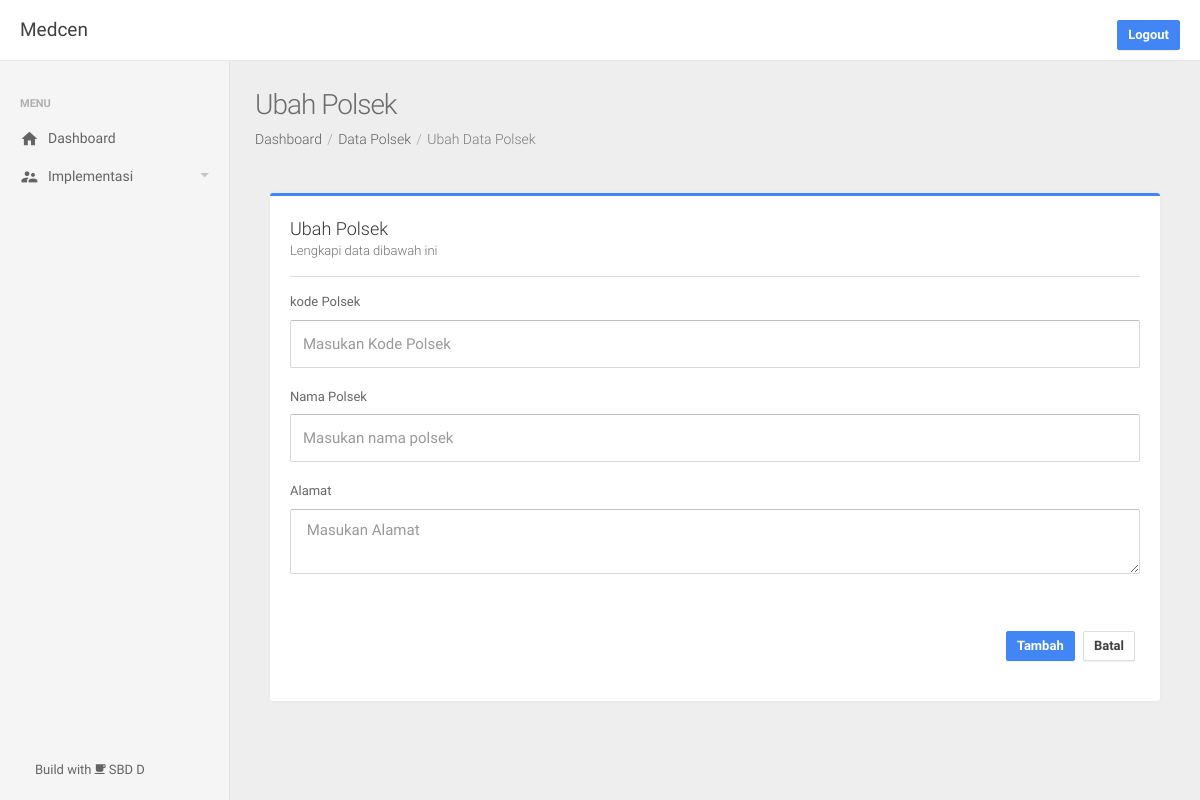
The app's page /polsek/9103/ubah/ (signed in), older data.
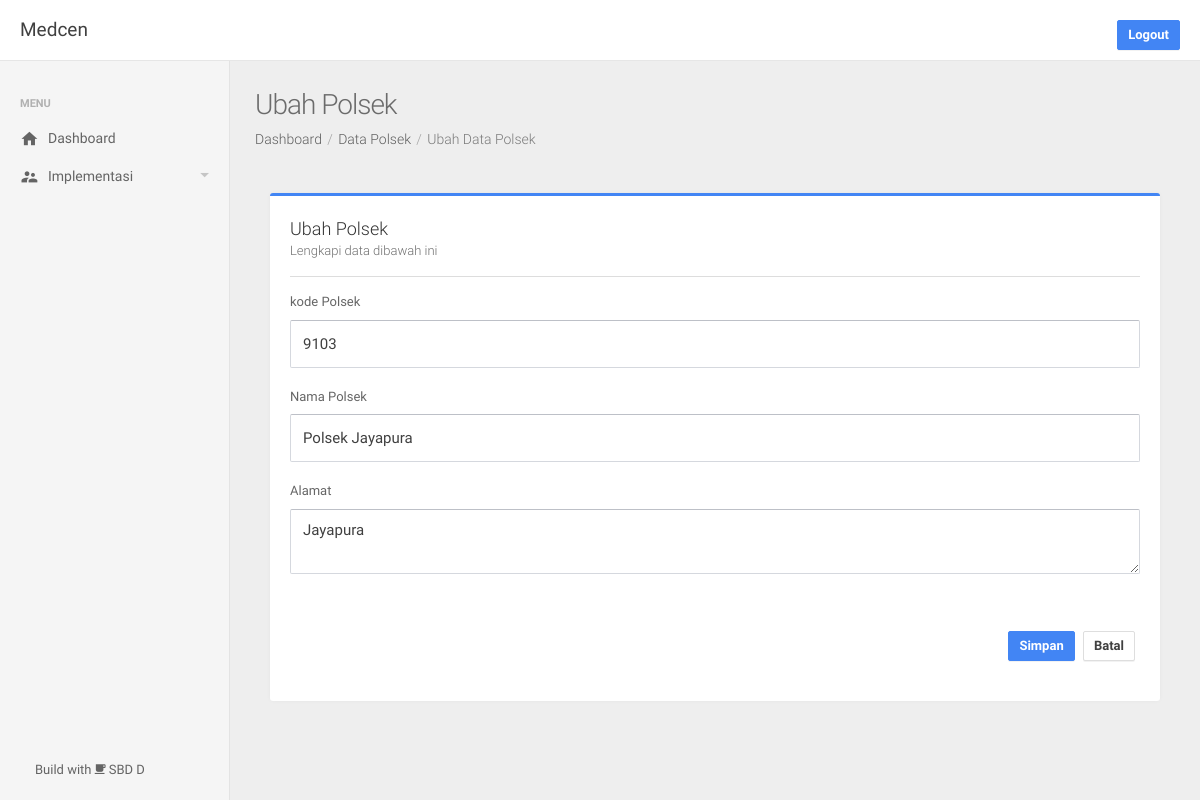
The same page, newer data.
### app/models.py (models this page shows)
class Polsek(db.Model):
    kodePolsek = db.Column(db.Integer, primary_key=True)
    namaPolsek = db.Column(db.String(100))
    alamatKantor = db.Column(db.String(100))

### app/routes.py (the view)
@app.route('/polsek/<kodePolsek>/ubah/', methods=['GET','POST'])
@login_required
def polsekEdit(kodePolsek):
    data = Polsek.query.filter_by(kodePolsek=kodePolsek).first()
    if request.method == 'POST':
        data.kodePolsek = request.form['kdPolsek']
        data.namaPolsek = request.form['namaPolsek']
        data.alamatKantor = request.form['alamat']
        db.session.add(data)
        db.session.commit()
        return redirect(url_for('polsek'))
    else:
        return render_template('polsek/polsekAdd.html', title='Ubah Polsek', submenu='dataPolsek' ,link1='Data Polsek', link2='Ubah Data Polsek', link3='polsek/', data=data)

### app/models.py (called while the page is built)
@login_manager.user_loader
def load_user(user_id):
    return User.query.get(int(user_id))

### app/templates/polsek/polsekAdd.html (shortened to what this page needs)
{% extends 'layout.html' %}
{% block styles %}
<link rel="stylesheet" type="text/css" href="{{ url_for ('static', filename='assets/lib/select2/css/select2.min.css') }}"/>
<link rel="stylesheet" type="text/css" href="{{ url_for ('static', filename='assets/lib/bootstrap-slider/css/bootstrap-slider.css') }}"/>
{% endblock styles %}
{% block content %}
<div class="col-sm-12">
    <div class="panel panel-default panel-border-color panel-border-color-primary">
      <div class="panel-heading panel-heading-divider">{{title}}<span class="panel-subtitle">Lengkapi data dibawah ini</span></div>
      <div class="panel-body">
        <form method="POST" data-parsley-validate="" novalidate="" enctype="multipart/form-data">
          <div class="form-group">
            <label>kode Polsek</label>
            <input type="text" maxlength="14" name="kdPolsek" placeholder="Masukan Kode Polsek" required="" autocomplete="off" class="form-control" value="{% if data %}{{data.kodePolsek}}{% endif %}">
          </div>
          <div class="form-group">
            <label>Nama Polsek</label>
            <input type="text" name="namaPolsek" parsley-trigger="change" required="" placeholder="Masukan nama polsek" autocomplete="off" class="form-control" value="{% if data %}{{data.namaPolsek}}{% endif %}">
          </div>
          <div class="form-group">
            <label>Alamat</label>
            <textarea name="alamat" class="form-control" required='' placeholder="{% if not data %} Masukan Alamat {% endif %}">{% if data %}{{data.alamatKantor}}{% endif %}</textarea>
          </div>
          <br><br>
          <p class="text-right">
            <button type="submit" class="btn btn-space btn-primary">{% if data %}Simpan {% else %}Tambah{% endif %}</button>
            <a href="{% if title == 'Tambah Pribadi' or 'Ubah Pribadi' %} /polsek/ {% else %} /polsek/ {% endif %}" class="btn btn-space btn-default">Batal</a>
          </p>
        </form>
      </div>
    </div>
</div>
{% endblock content %}

Row changes from the older to the newer data that the page shows:
added Polsek: kdPolsek "9103", namaPolsek "Polsek Jayapura", alamat "Jayapura"
Text that changed along with them:
text no longer shown: "Tambah"
text now shown: "Simpan"
